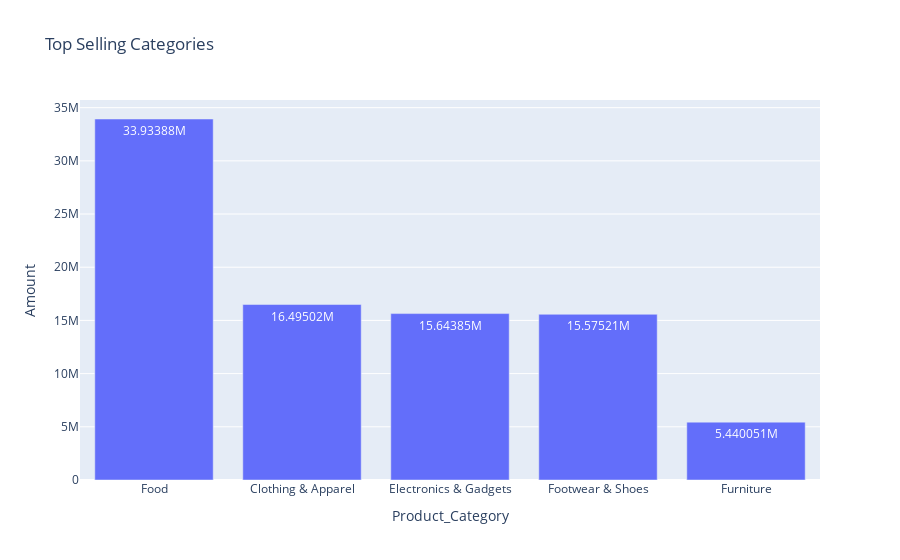

Write notebook code for a chart like this one.
### Code cell
# Visualization Using Plotly Module
px.bar( data_frame = Category , x = 'Product_Category' , y = 'Amount' , title = 'Top Selling Categories' , text_auto = True)

### Figure 1 — Plotly figure (JSON) as saved in the notebook; plotly's stock layout.template omitted (floating-point values rounded to 4 significant figures)
{"data": [{"alignmentgroup": "True", "hovertemplate": "Product_Category=%{x}<br>Amount=%{y}<extra></extra>", "legendgroup": "", "marker": {"color": "#636efa", "pattern": {"shape": ""}}, "name": "", "offsetgroup": "", "orientation": "v", "showlegend": false, "textposition": "auto", "texttemplate": "%{y}", "type": "bar", "x": ["Food", "Clothing & Apparel", "Electronics & Gadgets", "Footwear & Shoes", "Furniture"], "xaxis": "x", "y": [33933883, 16495019, 15643846, 15575209, 5440051], "yaxis": "y"}], "layout": {"barmode": "relative", "legend": {"tracegroupgap": 0}, "title": {"text": "Top Selling Categories"}, "xaxis": {"anchor": "y", "domain": [0, 1], "title": {"text": "Product_Category"}}, "yaxis": {"anchor": "x", "domain": [0, 1], "title": {"text": "Amount"}}}}
